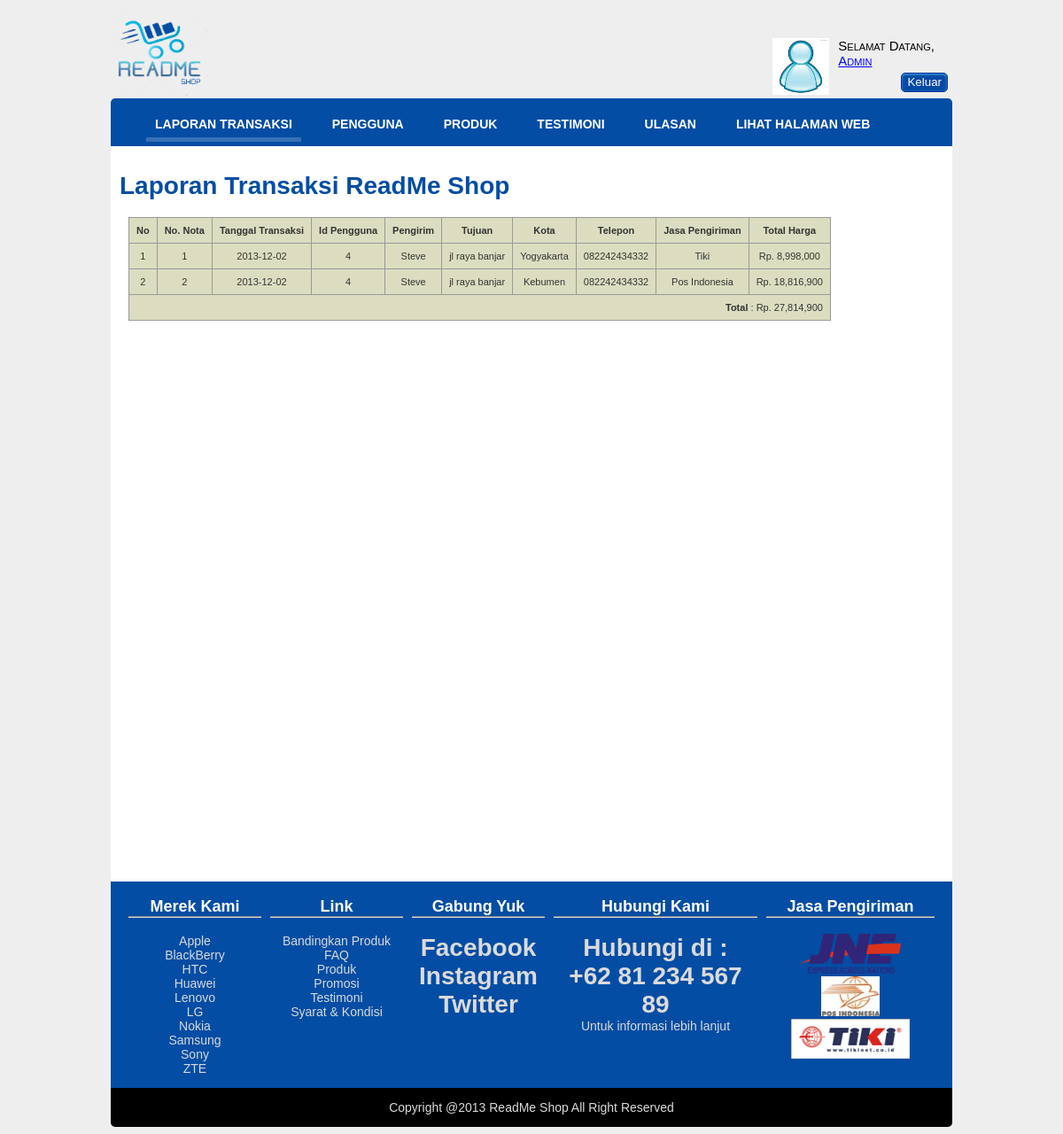
Screenshot of /laporantransaksiadmin.php (signed in) with the database file from the repository.
### tables this page shows
CREATE TABLE IF NOT EXISTS `pengguna` (
  `id` int(11) NOT NULL AUTO_INCREMENT,
  `nama_pengguna` varchar(50) NOT NULL,
  `email` varchar(100) NOT NULL,
  `password` varchar(100) NOT NULL,
  `alamat` varchar(100) NOT NULL,
  `kota` varchar(50) NOT NULL,
  `telepon` varchar(25) NOT NULL,
  `gambar` varchar(200) NOT NULL,
  PRIMARY KEY (`id`)
);

CREATE TABLE IF NOT EXISTS `nota` (
  `id_nota` int(11) NOT NULL AUTO_INCREMENT,
  `id_pengguna` int(11) NOT NULL,
  `tanggal_transaksi` date NOT NULL,
  `pengirim` varchar(255) NOT NULL,
  `tujuan` varchar(255) NOT NULL,
  `kota` varchar(255) NOT NULL,
  `telepon` varchar(16) NOT NULL,
  `total_harga` int(11) NOT NULL,
  `id_pengiriman` int(11) NOT NULL,
  PRIMARY KEY (`id_nota`)
);

CREATE TABLE IF NOT EXISTS `pengiriman` (
  `id` int(11) NOT NULL AUTO_INCREMENT,
  `nama` varchar(100) NOT NULL,
  `kota_tujuan` varchar(100) NOT NULL,
  `harga` int(11) NOT NULL,
  PRIMARY KEY (`id`)
);

### PasswordHash.php (called while the page is built, shortened)
<?php
class PasswordHash {
	function crypt_private($password, $setting)
	{
		$output = '*0';
		$id = substr($setting, 0, 3);
		if ($id != '$P$' && $id != '$H$')
			return $output;
		$output = substr($setting, 0, 12);
		$output .= $this->encode64($hash, 16);
		return $output;
	}
	function CheckPassword($password, $stored_hash)
	{
		$hash = $this->crypt_private($password, $stored_hash);
		if ($hash[0] == '*')
			$hash = crypt($password, $stored_hash);
		return $hash == $stored_hash;
	}
}
?>

### laporantransaksiadmin.php (the view, shortened to what this page needs)
<!DOCTYPE html>
<html lang="en">
<head>
    <link rel="stylesheet" href="css/960_24_col.css" />
    <link rel="stylesheet" href="css/style.css" />
    <link rel="stylesheet" href="css/admin.css" />
</head>
<body>
    <div id="header">
        <div class="container_24">
            <div class="grid_4">
                <img src="images/readmeshoplogo.png" height="100" width="110"/>
            </div>
            <?php
                include("login.php");
            ?>
            <div class="grid_24" id="header_nav">
                <ul class="lavaLamp">
                    <li class="current"><a href="laporantransaksiadmin.php">Laporan Transaksi</a> </li>
                    <li><a href="penggunaadmin.php">Pengguna</a> </li>
                    <li><a href="editprodukadmin.php">Produk</a> </li>
                    <li><a href="edittestimoniadmin.php">Testimoni</a></li>
                    <li><a href="editulasanadmin.php">Ulasan</a></li>
                    <li><a href="index.php">Lihat Halaman Web</a></li>
                </ul>
        </div>
    </div>
    <div id="content">
        <div class="container_24">
            <div id="contentarea" class="grid_24">
                <h1>Laporan Transaksi ReadMe Shop</h1>
                <div id="table">
                <table class="center" border="1">
                    <tr id="thead">
			<td>No</td>
                        <td>No. Nota</td>
                        <td>Tanggal Transaksi</td>
                        <td>Id Pengguna</td>
                        <td>Pengirim</td>
                        <td>Tujuan</td>
                        <td>Kota</td>
                        <td>Telepon</td>
                        <td>Jasa Pengiriman</td>
                        <td>Total Harga</td>
		    </tr>
		    <?php
                        require("koneksi.php");
                        $sql = "SELECT nota.*,pengiriman.nama FROM nota,pengiriman WHERE nota.id_pengiriman=pengiriman.id";
                        $result = mysqli_query($koneksi,$sql);
                        $counter=0;
                        while( $data = mysqli_fetch_assoc($result))
                        {
                            echo "<tr>";
                            echo "<td>".++$counter."</td>";
                            echo "<td>".$data['id_nota']."</td>";
                            echo "<td>".$data['tanggal_transaksi']."</td>";
                            echo "<td>".$data['id_pengguna']."</td>";
                            echo "<td>".$data['pengirim']."</td>";
                            echo "<td class='tujuan'>".$data['tujuan']."</td>";
                            echo "<td>".$data['kota']."</td>";
                            echo "<td>".$data['telepon']."</td>";
                            echo "<td>".$data['nama']."</td>";
                            echo "<td>Rp. ".number_format($data['total_harga'])."</td>";
                            echo "</tr>";
                        }
                        $sql = "SELECT SUM(nota.total_harga) AS total_harga_transaksi FROM nota";
                        $result = mysqli_query($koneksi,$sql);
                        $data2 = mysqli_fetch_assoc($result);
                        echo"<tr><td class='textright' colspan='10'><strong>Total</strong> : Rp. ".number_format($data2['total_harga_transaksi'])."</td></tr>";
		    ?>
		</table>
                </div>
            </div>
        </div>
    </div>
    <?php
        require("footer.php");
    ?>
</body>
</html>

### login.php (shortened to what this page needs)
<?php
    require("koneksi.php");
    require_once("PasswordHash.php");
    if(!empty($_SESSION['user'])) {
        echo "<div id='login' class='grid_20'>";
        echo "<form id='formlogin' class='right' action='logout.php' method='post'>";
        $id = $_SESSION['user'];
        $sql = "SELECT gambar FROM pengguna WHERE id='".$id."'";
        $result = mysqli_query($koneksi,$sql);
        $data = mysqli_fetch_assoc($result);
        echo "<img class='ava left' src='".$data['gambar']."' width: '64px' height='64px'>";
        $sql = "SELECT password,nama_pengguna FROM pengguna WHERE id ='".$_SESSION['user']."'";
        $result = mysqli_query($koneksi,$sql);
        $data = mysqli_fetch_assoc($result);
        $t_hasher = new PasswordHash(8, FALSE);
        $check=0;
        if($_SESSION['user']==1){
        $check = $t_hasher->CheckPassword($_SESSION['password'],$data['password']);
        }
        if($check==1){
            echo "<span id='penyapa'>Selamat datang,<br><a href='laporantransaksiadmin.php'>".$data['nama_pengguna']."</a></span></br>";
        }else{
        echo "<span id='penyapa'>Selamat Datang, <br/><a href='profil.php'>".$data['nama_pengguna']."</a></span></br>";
        }
        echo "<input class='right logout' id='buttonlogin' type='submit' value='Keluar'>";
        echo "</form></div>";
    }
?>

### css/960_24_col.css (style rules this page uses)
body { min-width: 960px; }
.container_24 { margin-left: auto; margin-right: auto; width: 960px; }
.grid_1, .grid_2, .grid_3, .grid_4, .grid_5, .grid_6, .grid_7, .grid_8, .grid_9, .grid_10, .grid_11, .grid_12, .grid_13, .grid_14, .grid_15, .grid_16, .grid_17, .grid_18, .grid_19, .grid_20, .grid_21, .grid_22, .grid_23, .grid_24 { display: inline; float: left; margin-left: 5px; margin-right: 5px; }
.container_24 .grid_4 { width: 150px; }
.container_24 .grid_20 { width: 790px; }
.container_24 .grid_24 { width: 950px; }
.clearfix:before, .clearfix:after, .container_24:before, .container_24:after { content: '.'; display: block; overflow: hidden; visibility: hidden; font-size: 0; line-height: 0; width: 0; height: 0; }
.clearfix:after, .container_24:after { clear: both; }
.clearfix, .container_24 { zoom: 1; }

### css/style.css (style rules this page uses)
body { font-family: "Calibri",Arial,Helvetica,sans-serif; font-size: 14px; background-color: rgb(238,238,238); }
ul { list-style-type: none; padding-left: 0px; }
.center { text-align: center; }
.textright { text-align: right; }
.right { float: right; }
.left { float: left; }
#login { height: 50px; padding-top: 35px; }
#formlogin { padding-right: 5px; }
#buttonlogin, #buttontestimoni, #buttonbandingkan, #buttonbeli, #buttonreview, #buttondaftar, #buttonsimpan,.buttonadmin,.buttonTambahOk { background: rgb(3,74,164); box-shadow: 0px 1px 3px 0px rgba(92, 195, 244, 0.8) inset; color: #fff; height: 22px; border: 1px solid rgb(5, 52, 150); border-radius: 5px; padding-bottom: 2px; cursor: pointer; }
a { color: blue; }
#header_nav { background-color: rgb(3,77,164); padding-bottom: 10px; }
#header_nav { border-top-left-radius: 5px; border-top-right-radius: 5px; }
#header_nav ul li { margin-right: 10px; }
#penyapa { font-variant: small-caps; font-size: 15px; float: left; margin-right: 15px; }
.ava { margin-right: 10px; }
.logout { margin-top: 5px; }
.lavaLamp { list-style: none outside none; padding-left:40px; }
.lavaLamp li { float: left; list-style: none; }
.lavaLamp li a { position: relative; overflow: hidden; text-decoration: none; text-transform: uppercase; font: bold 14px arial; color: #fff; outline: none; text-align: center; height: 30px; top: 7px; z-index: 10; letter-spacing: 0; float: left; display: block; margin: auto 10px; }

### css/admin.css (style rules this page uses)
#contentarea { background-color: white; width : 930px; padding: 10px; padding-bottom : 50px; }
#contentarea h1 { color: rgb(3,77,164); }
#table { padding-left: 10px; padding-right: 10px; height: 700px; overflow-y :scroll; overflow-x : hidden; }
#header_nav ul li { margin-right: 25px; }
table { font-family: verdana,arial,sans-serif; font-size:11px; color:#333333; border-width: 1px; border-color: #999999; border-collapse: collapse; }
table td { background:#dcddc0; border-width: 1px; padding: 8px; border-style: solid; border-color: #999999; }
#thead { font-weight: bold; }

### rows the page displays
pengguna: gambar (placeholder picture), nama_pengguna "Admin"
nota: id_nota "1", tanggal_transaksi "2013-12-02", id_pengguna "4", pengirim "Steve", tujuan "jl raya banjar", kota "Yogyakarta", telepon "082242434332", id_pengiriman.nama "Tiki", total_harga "8,998,000"
nota: id_nota "2", tanggal_transaksi "2013-12-02", id_pengguna "4", pengirim "Steve", tujuan "jl raya banjar", kota "Kebumen", telepon "082242434332", id_pengiriman.nama "Pos Indonesia", total_harga "18,816,900"

### other values shown
$data2['total_harga_transaksi'] "27,814,900"
